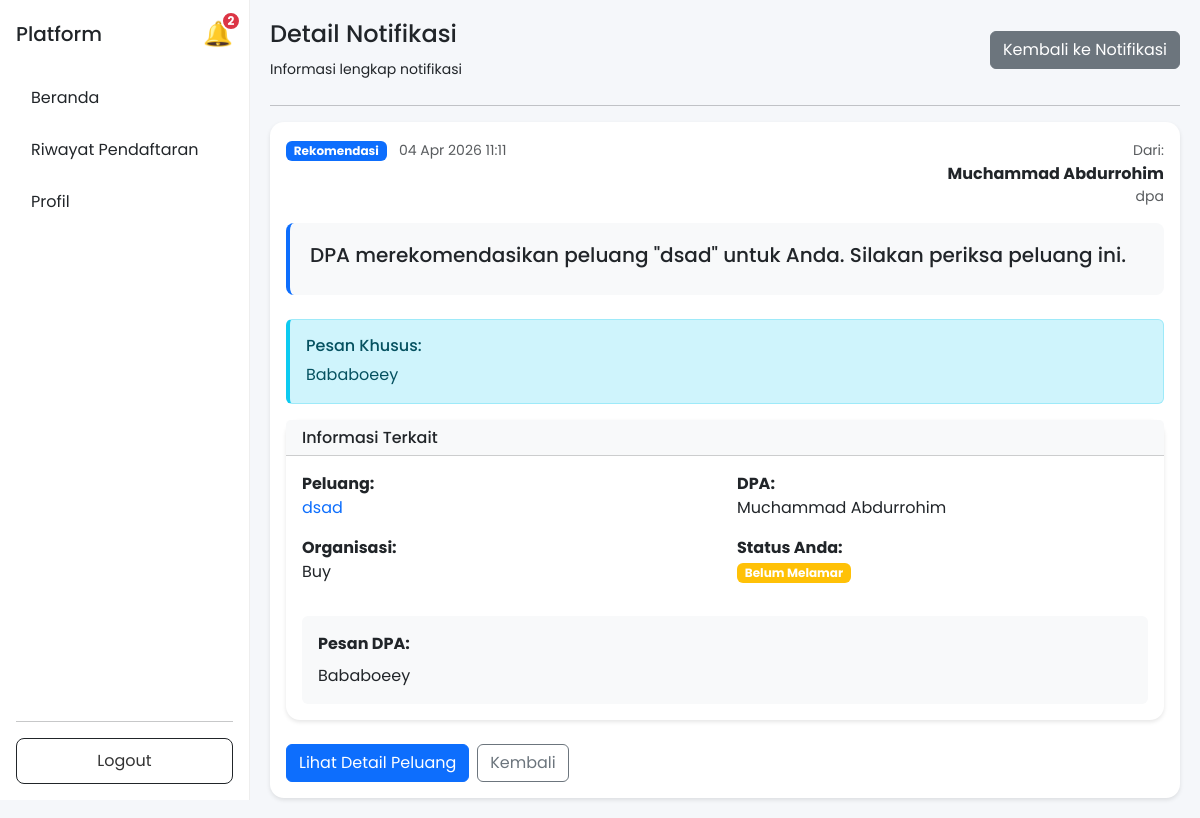
Page /views/detail_notification.php?id=15 (signed in) on the committed database.
### tables this page shows
CREATE TABLE `notifikasi` (
  `id` int NOT NULL,
  `user_id` int NOT NULL,
  `pesan` text,
  `pesan_custom` text,
  `tipe_notifikasi` enum('standard','recommendation','result') DEFAULT 'standard',
  `related_id` int DEFAULT NULL,
  `pengirim_id` int DEFAULT NULL,
  `status_baca` tinyint(1) DEFAULT '0',
  `created_at` timestamp NULL DEFAULT CURRENT_TIMESTAMP
);

CREATE TABLE `users` (
  `id` int NOT NULL,
  `email` varchar(100) NOT NULL,
  `password` varchar(255) NOT NULL,
  `role` enum('mahasiswa','mitra','admin','dpa') NOT NULL,
  `created_at` timestamp NULL DEFAULT CURRENT_TIMESTAMP,
  `status` enum('active','pending','inactive') DEFAULT 'active'
);

CREATE TABLE `rekomendasi` (
  `id` int NOT NULL,
  `dpa_id` int NOT NULL,
  `mahasiswa_id` int NOT NULL,
  `peluang_id` int NOT NULL,
  `pesan_dosen` text,
  `created_at` timestamp NULL DEFAULT CURRENT_TIMESTAMP
);

CREATE TABLE `peluang` (
  `id` int NOT NULL,
  `mitra_id` int NOT NULL,
  `judul` varchar(150) NOT NULL,
  `deskripsi` text NOT NULL,
  `tipe` enum('magang','kursus') NOT NULL,
  `lokasi` varchar(100) DEFAULT NULL,
  `kuota` int DEFAULT '0',
  `min_ipk` decimal(3,2) DEFAULT '0.00',
  `min_semester` int DEFAULT '1',
  `fakultas` varchar(100) DEFAULT NULL,
  `deadline` datetime NOT NULL,
  `status` enum('pending','approved','rejected') DEFAULT 'approved',
  `created_at` timestamp NULL DEFAULT CURRENT_TIMESTAMP,
  `closed_at` timestamp NULL DEFAULT NULL
);

CREATE TABLE `mitra` (
  `id` int NOT NULL,
  `user_id` int NOT NULL,
  `nama_organisasi` varchar(150) DEFAULT NULL,
  `deskripsi` text,
  `kontak` varchar(100) DEFAULT NULL,
  `status_verifikasi` enum('pending','approved','rejected') DEFAULT 'pending'
);

CREATE TABLE `dpa` (
  `id` int NOT NULL,
  `user_id` int NOT NULL,
  `nama` varchar(100) DEFAULT NULL
);

### views/detail_notification.php (the view, shortened to what this page needs)
<?php
include __DIR__ . '/../config/database.php';
$notif_id = (int)$_GET['id'];
$user_id = $_SESSION['user_id'];
$query = "SELECT n.*, u.role as pengirim_role,
          CASE
            WHEN u.role = 'mahasiswa' THEN (SELECT m.nama FROM mahasiswa m WHERE m.user_id = u.id)
            WHEN u.role = 'dpa' THEN (SELECT d.nama FROM dpa d WHERE d.user_id = u.id)
            WHEN u.role = 'mitra' THEN (SELECT mit.nama_organisasi FROM mitra mit WHERE mit.user_id = u.id)
            ELSE NULL
          END as pengirim_nama
          FROM notifikasi n
          LEFT JOIN users u ON n.pengirim_id = u.id
          WHERE n.id = ? AND n.user_id = ?";
$stmt = mysqli_prepare($conn, $query);
mysqli_stmt_bind_param($stmt, 'ii', $notif_id, $user_id);
mysqli_stmt_execute($stmt);
$result = mysqli_stmt_get_result($stmt);
$notification = mysqli_fetch_assoc($result);
$related_info = null;
if ($notification['tipe_notifikasi'] === 'recommendation' && $notification['related_id']) {
    $query = "SELECT r.*, p.judul as peluang_judul, m.nama as mahasiswa_nama,
              d.nama as dpa_nama, mit.nama_organisasi,
              l.status as status_lamaran
              FROM rekomendasi r
              JOIN peluang p ON r.peluang_id = p.id
              JOIN mahasiswa m ON r.mahasiswa_id = m.id
              JOIN dpa d ON r.dpa_id = d.id
              LEFT JOIN mitra mit ON p.mitra_id = mit.user_id
              LEFT JOIN lamaran l ON r.mahasiswa_id = l.mahasiswa_id AND r.peluang_id = l.peluang_id
              WHERE r.id = ?";
    $stmt = mysqli_prepare($conn, $query);
    mysqli_stmt_bind_param($stmt, 'i', $notification['related_id']);
    mysqli_stmt_execute($stmt);
    $result = mysqli_stmt_get_result($stmt);
    $related_info = mysqli_fetch_assoc($result);
}
?>
<!DOCTYPE html>
<html>
<head>
    <link href="https://cdn.jsdelivr.net/npm/bootstrap@5.3.0/dist/css/bootstrap.min.css" rel="stylesheet">
    <link rel="stylesheet" href="../assets/css/global.css">
    <link rel="stylesheet" href="../assets/css/layout.css">
    <link rel="stylesheet" href="../assets/css/notifications.css">
</head>
<body>
<div class="d-flex">
    <?php include __DIR__ . '/layouts/sidebar.php'; ?>
    <div class="content">
        <div class="d-flex justify-content-between align-items-center mb-4">
            <div>
                <h4>Detail Notifikasi</h4>
                <small>Informasi lengkap notifikasi</small>
            </div>
            <a href="notifications.php" class="btn btn-secondary">Kembali ke Notifikasi</a>
        </div>
        <hr>
        <div class="card">
            <div class="card-body">
                <div class="d-flex justify-content-between align-items-start mb-3">
                    <div>
                        <span class="badge bg-<?php echo $notification['tipe_notifikasi'] === 'recommendation' ? 'primary' : 'secondary'; ?>">
                            <?php
                            switch($notification['tipe_notifikasi']) {
                                case 'recommendation':
                                    echo 'Rekomendasi';
                                    break;
                            }
                            ?>
                        </span>
                        <small class="text-muted ms-2">
                            <?php
                            $date = new DateTime($notification['created_at']);
                            echo $date->format('d M Y H:i');
                            ?>
                        </small>
                    </div>
                    <?php if ($notification['pengirim_nama']): ?>
                        <div class="text-end">
                            <small class="text-muted">Dari:</small><br>
                            <strong><?php echo htmlspecialchars($notification['pengirim_nama']); ?></strong>
                            <small class="text-muted d-block"><?php echo htmlspecialchars($notification['pengirim_role']); ?></small>
                        </div>
                    <?php endif; ?>
                </div>
                <div class="notification-main-message mb-4">
                    <h5><?php echo htmlspecialchars($notification['pesan']); ?></h5>
                </div>
                <?php if (!empty($notification['pesan_custom'])): ?>
                    <div class="alert alert-info">
                        <h6><i class="fas fa-comment"></i> Pesan Khusus:</h6>
                        <p class="mb-0"><?php echo nl2br(htmlspecialchars($notification['pesan_custom'])); ?></p>
                    </div>
                <?php endif; ?>
                <?php if ($related_info): ?>
                    <div class="card border-secondary">
                        <div class="card-header bg-light">
                            <h6 class="mb-0"><i class="fas fa-link"></i> Informasi Terkait</h6>
                        </div>
                        <div class="card-body">
                            <div class="row">
                                <div class="col-md-6">
                                    <p><strong>Peluang:</strong><br>
                                    <a href="../views/posts/detail.php?id=<?php echo $related_info['peluang_id']; ?>" class="text-decoration-none">
                                        <?php echo htmlspecialchars($related_info['peluang_judul']); ?>
                                    </a></p>
                                    <p><strong>Organisasi:</strong><br>
                                    <?php echo htmlspecialchars($related_info['nama_organisasi'] ?? 'Tidak diketahui'); ?></p>
                                </div>
                                <div class="col-md-6">
                                    <p><strong>DPA:</strong><br>
                                    <?php echo htmlspecialchars($related_info['dpa_nama']); ?></p>
                                    <?php if ($_SESSION['role'] === 'mahasiswa'): ?>
                                        <p><strong>Status Anda:</strong><br>
                                        <span class="badge bg-<?php echo $related_info['status_lamaran'] === 'accepted' ? 'success' : ($related_info['status_lamaran'] === 'rejected' ? 'danger' : 'warning'); ?>">
                                            <?php
                                            if ($related_info['status_lamaran']) {
                                                switch($related_info['status_lamaran']) {
                                                    case 'accepted':
                                                        echo 'Diterima';
                                                        break;
                                                    case 'rejected':
                                                        echo 'Ditolak';
                                                        break;
                                                    default:
                                                        echo 'Diproses';
                                                }
                                            } else {
                                                echo 'Belum Melamar';
                                            }
                                            ?>
                                        </span></p>
                                    <?php endif; ?>
                                </div>
                            </div>
                            <?php if (!empty($related_info['pesan_dosen'])): ?>
                                <div class="mt-3 p-3 bg-light rounded">
                                    <strong><i class="fas fa-quote-left"></i> Pesan DPA:</strong><br>
                                    <p class="mb-0 mt-2"><?php echo nl2br(htmlspecialchars($related_info['pesan_dosen'])); ?></p>
                                </div>
                            <?php endif; ?>
                        </div>
                    </div>
                <?php endif; ?>
                <div class="mt-4 d-flex gap-2">
                    <?php if ($related_info): ?>
                        <a href="../views/posts/detail.php?id=<?php echo $related_info['peluang_id']; ?>" class="btn btn-primary">
                            Lihat Detail Peluang
                        </a>
                    <?php endif; ?>
                    <button type="button" class="btn btn-outline-secondary" onclick="history.back()">
                        Kembali
                    </button>
                </div>
            </div>
        </div>
    </div>
</div>
</body>
</html>

### assets/css/global.css (style rules this page uses)
body { font-family: 'Poppins', sans-serif; background: linear-gradient(135deg, #f8f9fa, #eef1f5); margin: 0; padding: 0; }
.card { border: none; border-radius: 14px; }

### assets/css/layout.css (style rules this page uses)
body { margin: 0; font-family: 'Poppins', sans-serif; background: #f5f7fa; }
.content { flex: 1; padding: 20px; }

### assets/css/notifications.css (style rules this page uses)
.notification-main-message { background-color: #f8f9fa; padding: 20px; border-radius: 8px; border-left: 4px solid #0d6efd; }
.badge { font-size: 0.75rem; }
.card { box-shadow: 0 2px 4px rgba(0,0,0,0.1); }
.alert-info { border-left: 4px solid #0dcaf0; }

### rows in the picture
notifikasi: created_at "04 Apr 2026 11:11", pengirim.role "dpa", pesan "DPA merekomendasikan peluang \"dsad\" untuk Anda. Silakan periksa peluang ini.", pesan_custom "Bababoeey"
rekomendasi: peluang.judul "dsad", mitra.nama_organisasi "Buy", dpa.nama "Muchammad Abdurrohim", pesan_dosen "Bababoeey"

### other values in the picture
$unread_count "2"
$notification['pengirim_nama'] "Muchammad Abdurrohim"
